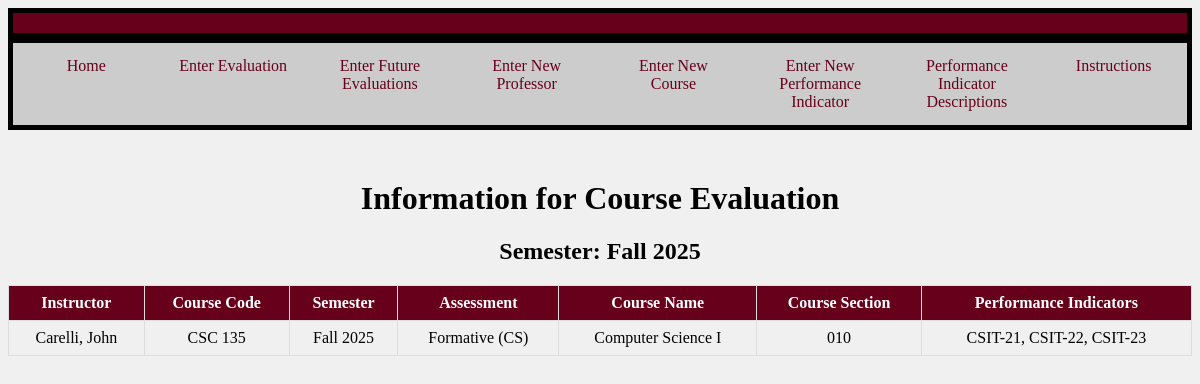
The page /fullSemester.php?semester=Fall 2025 on the database its author committed.
### tables this page shows
CREATE TABLE "EVAL" (
	"ID"	INTEGER,
	"Instructor"	TEXT,
	"CourseCode"	TEXT,
	"Semester"	TEXT,
	"Assessment"	TEXT,
	"CourseName"	TEXT,
	"CourseSection"	TEXT,
	"PerformanceIndicator"	TEXT,
	PRIMARY KEY("ID" AUTOINCREMENT)
);

### fullSemester.php (the view, shortened to what this page needs)
<?php
try {
    $db = new PDO('sqlite:CSC355.db');
}
catch (Exception $exc){
    echo 'Exception: Cannot connect to the database: ', $exc->getMessage(), "\n";
}
if((isset($_GET['semester']) && isset( $_GET['code']) && isset($_GET['sec']))){
    $semester = $_GET['semester'];
    $code = $_GET['code'];
    $sec = $_GET['sec'];
    $stmt = $db->prepare("SELECT * FROM EVAL WHERE SEMESTER = :semester AND CourseCode = :code AND CourseSection = :sec");
    $stmt->bindParam(':semester', $semester);
    $stmt->bindParam(':code', $code);
    $stmt->bindParam(':sec', $sec);
    $stmt->execute();
    $perfObjective = [];
    while ($row = $stmt->fetch(PDO::FETCH_ASSOC)) {
        $perfObjective[] = $row['PerformanceIndicator'];
    }
    $separateValues = [];
    foreach ($perfObjective as $string){
        $values = explode(',', $string);
        foreach ($values as $value){
            $separateValues[] = $value;
        }
    }
    $stmt2 = $db->prepare("SELECT * FROM EVAL WHERE SEMESTER = :semester AND CourseCode = :code AND CourseSection = :sec");
    $stmt2->bindParam(':semester', $semester);
    $stmt2->bindParam(':code', $code);
    $stmt2->bindParam(':sec', $sec);
    $stmt2->execute();
    echo "<div class='header'></div>
    <div class='navigation'>
        <ul>
            <li><a href='https://unixweb.kutztown.edu/~dclea255/CourseEvaluator/home.php'>Home</a></li>
            <li><a href='https://unixweb.kutztown.edu/~dclea255/CourseEvaluator/Prototype1.php'>Enter Evaluation</a></li>
            <li><a href='#'>Enter Future Evaluations</a></li>
            <li><a href='https://unixweb.kutztown.edu/~dclea255/CourseEvaluator/enterProf.php'>Enter New Professor</a></li>
            <li><a href='#'>Enter New Course</a></li>
            <li><a href='#'>Enter New Performance Indicator</a></li>
            <li><a href='#'>Performance Indicator Descriptions</a></li>
            <li><a href='https://unixweb.kutztown.edu/~irove/instructions.php'>Instructions</a></li>
        </ul>
    </div>";
    echo "<h1 style = 'text-align: center;'>Information for Course Evaluation</h1>";
    echo "<h2 style = 'text-align: center;'>Semester: $semester</h2>";
    echo "<h2 style = 'text-align: center;'>Course Code: $code</h2>";
    echo "<div class='table1'>";
    echo "<table border='1'>
            <tr>
                <th>Instructor</th>
                <th>Course Code</th>
                <th>Semester</th>
                <th>Assessment</th>
                <th>Course Name</th>
                <th>Course Section</th>
            </tr>";
    while ($row = $stmt2->fetch(PDO::FETCH_ASSOC)) {
        echo "<tr>";
            echo "<td>" . $row['Instructor'] . "</td>";
            echo "<td>" . $row['CourseCode'] . "</td>";
            echo "<td>" . $row['Semester'] . "</td>";
            echo "<td>" . $row['Assessment'] . "</td>";
            echo "<td>" . $row['CourseName'] . "</td>";
            echo "<td>" . $row['CourseSection'] . "</td>";
            echo "</tr>";
    }
echo "</table>";
echo "</div>";
$stmt3 = $db->prepare("SELECT StudentNumbers, Major, EvaluationScore FROM StudentTable WHERE ID = (SELECT ID FROM EVAL WHERE SEMESTER = :semester AND CourseCode = :code AND CourseSection = :sec)");
$stmt3->bindParam(':semester', $semester);
$stmt3->bindParam(':code', $code);
$stmt3->bindParam(':sec', $sec);
$stmt3->execute();
$studentEvaluations = [];
while ($row = $stmt3->fetch(PDO::FETCH_ASSOC)) {
    $studentNumber = $row['StudentNumbers'];
    $major = $row['Major'];
    $evaluationScores = explode(',', $row['EvaluationScore']);
    $combinedScores = array_combine($separateValues, $evaluationScores);
    $studentEvaluations[] = [
        'studentNumber' => $studentNumber,
        'major' => $major,
        'scores' => $combinedScores
    ];
}
echo "<div>";
echo "<table border='1'>
        <tr>
            <th>Student Number</th>
            <th>Major</th>";
            foreach ($separateValues as $header){
                echo "<th>$header</th>";
            }
        echo "</tr>";
foreach ($studentEvaluations as $student) {
    echo "<tr>";
        echo "<td>" . $student['studentNumber'] . "</td>";
        echo "<td>" . $student['major'] . "</td>";
        foreach ($separateValues as $indicator) {
            echo "<td>" . $student['scores'][$indicator] . "</td>";
        }
        echo "</tr>";
}
echo "</table>";
echo "</div>";
}
elseif (isset($_GET['semester'])) {
    $semester = $_GET['semester'];
    $stmt = $db->prepare("SELECT * FROM EVAL WHERE SEMESTER = :semester");
    $stmt->bindParam(':semester', $semester);
    $stmt->execute();
    echo "<div class='header'></div>
    <div class='navigation'>
        <ul>
            <li><a href='https://unixweb.kutztown.edu/~dclea255/CourseEvaluator/home.php'>Home</a></li>
            <li><a href='https://unixweb.kutztown.edu/~dclea255/CourseEvaluator/Prototype1.php'>Enter Evaluation</a></li>
            <li><a href='#'>Enter Future Evaluations</a></li>
            <li><a href='https://unixweb.kutztown.edu/~dclea255/CourseEvaluator/enterProf.php'>Enter New Professor</a></li>
            <li><a href='https://unixweb.kutztown.edu/~dclea255/CourseEvaluator/enterCourse.php'>Enter New Course</a></li>
            <li><a href='https://unixweb.kutztown.edu/~dclea255/CourseEvaluator/enterIndicator.php'>Enter New Performance Indicator</a></li>
            <li><a href='#'>Performance Indicator Descriptions</a></li>
            <li><a href='https://unixweb.kutztown.edu/~irove/instructions.php'>Instructions</a></li>
        </ul>
    </div>";
    echo "<h1 style = 'text-align: center;'>Information for Course Evaluation</h1>";
    echo "<h2 style = 'text-align: center;'>Semester: $semester</h2>";
    echo "<table border='1'>
                <tr>
                    <th>Instructor</th>
                    <th>Course Code</th>
                    <th>Semester</th>
                    <th>Assessment</th>
                    <th>Course Name</th>
                    <th>Course Section</th>
                    <th>Performance Indicators</th>
                </tr>";
    while ($row = $stmt->fetch(PDO::FETCH_ASSOC)) {
        echo "<tr>";
            echo "<td>" . $row['Instructor'] . "</td>";
            echo "<td>" . $row['CourseCode'] . "</td>";
            echo "<td>" . $row['Semester'] . "</td>";
            echo "<td>" . $row['Assessment'] . "</td>";
            echo "<td>" . $row['CourseName'] . "</td>";
            echo "<td>" . $row['CourseSection'] . "</td>";
            echo "<td>". $row["PerformanceIndicator"] . "</td>";
            echo "</tr>";
    }
    echo "</table>";
}
?>
<!DOCTYPE html>
<html lang="en">
<head>
</head>
<body>
</body>
</html>

### fullSemester.php (style rules this page uses)
table { width: 100%; margin: 0 auto; border-collapse: collapse; }
td { padding: 20px; border: 1px solid black; text-align: center; }
.navigation { display: flex; justify-content: space-between; background-color: #ccc; overflow: hidden; width: 100%; margin-bottom: 50px; }
.navigation ul { margin: 0; padding: 0; list-style-type: none; overflow: hidden; display: flex; justify-content: space-between; width: 100%; border: 5px solid black; }
.navigation li { width: 25%; }
.navigation li a { display: block; color: #67001a; text-align: center; padding: 14px 16px; text-decoration: none; }
th, td { border: 1px solid #ddd; padding: 8px; text-align: center; }
th { background-color: #67001a; color: white; }
.header { background-color: #67001a; color: white; padding: 10px 0; text-align: center; border: 5px solid black; }
body { background-color: #f0f0f0; }

### rows shown on the page
eval: Instructor "Carelli, John", CourseCode "CSC 135", Semester "Fall 2025", Assessment "Formative (CS)", CourseName "Computer Science I", CourseSection "010", PerformanceIndicator "CSIT-21, CSIT-22, CSIT-23"

### other values the page prints
$semester "Fall 2025"
